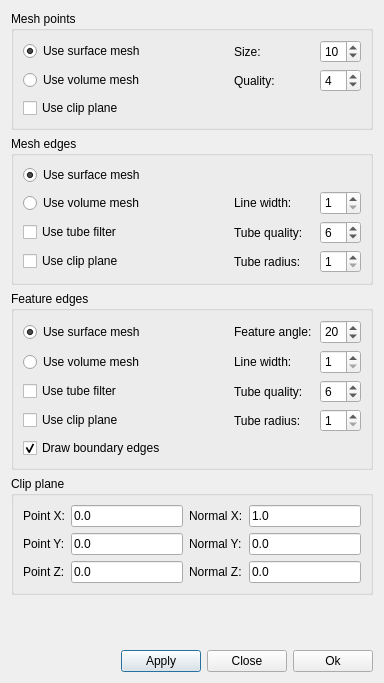
<ui version="4.0" >
 <class>preferencesDialog</class>
 <widget class="QDialog" name="preferencesDialog" >
  <property name="geometry" >
   <rect>
    <x>0</x>
    <y>0</y>
    <width>380</width>
    <height>683</height>
   </rect>
  </property>
  <property name="windowTitle" >
   <string>Preferences</string>
  </property>
  <property name="windowIcon" >
   <iconset resource="../ElmerGUI.qrc" >:/icons/Mesh3D.png</iconset>
  </property>
  <layout class="QVBoxLayout" >
   <item>
    <widget class="QGroupBox" name="meshPointsGroup" >
     <property name="title" >
      <string>Mesh points</string>
     </property>
     <layout class="QVBoxLayout" >
      <item>
       <layout class="QGridLayout" >
        <item row="0" column="0" >
         <widget class="QRadioButton" name="meshPointsSurface" >
          <property name="text" >
           <string>Use surface mesh</string>
          </property>
          <property name="checked" >
           <bool>true</bool>
          </property>
         </widget>
        </item>
        <item row="0" column="2" >
         <widget class="QLabel" name="sizeLabel" >
          <property name="minimumSize" >
           <size>
            <width>80</width>
            <height>0</height>
           </size>
          </property>
          <property name="text" >
           <string>Size:</string>
          </property>
         </widget>
        </item>
        <item row="0" column="3" >
         <widget class="QSpinBox" name="pointSize" >
          <property name="maximumSize" >
           <size>
            <width>16777215</width>
            <height>24</height>
           </size>
          </property>
          <property name="minimum" >
           <number>1</number>
          </property>
          <property name="value" >
           <number>10</number>
          </property>
         </widget>
        </item>
        <item row="1" column="0" >
         <widget class="QRadioButton" name="meshPointsVolume" >
          <property name="text" >
           <string>Use volume mesh</string>
          </property>
         </widget>
        </item>
        <item row="1" column="1" >
         <spacer>
          <property name="orientation" >
           <enum>Qt::Horizontal</enum>
          </property>
          <property name="sizeHint" >
           <size>
            <width>40</width>
            <height>20</height>
           </size>
          </property>
         </spacer>
        </item>
        <item row="1" column="2" >
         <widget class="QLabel" name="qualityLabel" >
          <property name="minimumSize" >
           <size>
            <width>80</width>
            <height>0</height>
           </size>
          </property>
          <property name="text" >
           <string>Quality:</string>
          </property>
         </widget>
        </item>
        <item row="1" column="3" >
         <widget class="QSpinBox" name="pointQuality" >
          <property name="maximumSize" >
           <size>
            <width>16777215</width>
            <height>24</height>
           </size>
          </property>
          <property name="minimum" >
           <number>2</number>
          </property>
          <property name="value" >
           <number>4</number>
          </property>
         </widget>
        </item>
        <item row="2" column="0" >
         <widget class="QCheckBox" name="meshPointsClip" >
          <property name="text" >
           <string>Use clip plane</string>
          </property>
         </widget>
        </item>
       </layout>
      </item>
     </layout>
    </widget>
   </item>
   <item>
    <widget class="QGroupBox" name="meshEdgesGroup" >
     <property name="title" >
      <string>Mesh edges</string>
     </property>
     <layout class="QVBoxLayout" >
      <item>
       <layout class="QGridLayout" >
        <item row="0" column="0" >
         <widget class="QRadioButton" name="meshEdgesSurface" >
          <property name="text" >
           <string>Use surface mesh</string>
          </property>
          <property name="checked" >
           <bool>true</bool>
          </property>
         </widget>
        </item>
        <item row="1" column="0" >
         <widget class="QRadioButton" name="meshEdgesVolume" >
          <property name="text" >
           <string>Use volume mesh</string>
          </property>
         </widget>
        </item>
        <item row="1" column="1" >
         <spacer>
          <property name="orientation" >
           <enum>Qt::Horizontal</enum>
          </property>
          <property name="sizeHint" >
           <size>
            <width>40</width>
            <height>20</height>
           </size>
          </property>
         </spacer>
        </item>
        <item row="1" column="2" >
         <widget class="QLabel" name="meshLineWidthLabel" >
          <property name="minimumSize" >
           <size>
            <width>80</width>
            <height>0</height>
           </size>
          </property>
          <property name="maximumSize" >
           <size>
            <width>90</width>
            <height>16777215</height>
           </size>
          </property>
          <property name="text" >
           <string>Line width:</string>
          </property>
         </widget>
        </item>
        <item row="1" column="3" >
         <widget class="QSpinBox" name="meshLineWidth" >
          <property name="minimumSize" >
           <size>
            <width>0</width>
            <height>24</height>
           </size>
          </property>
          <property name="maximumSize" >
           <size>
            <width>70</width>
            <height>24</height>
           </size>
          </property>
          <property name="minimum" >
           <number>1</number>
          </property>
         </widget>
        </item>
        <item row="2" column="0" >
         <widget class="QCheckBox" name="meshEdgeTubes" >
          <property name="text" >
           <string>Use tube filter</string>
          </property>
         </widget>
        </item>
        <item row="2" column="2" >
         <widget class="QLabel" name="meshEdgeTubeQualityLabel" >
          <property name="text" >
           <string>Tube quality:</string>
          </property>
         </widget>
        </item>
        <item row="2" column="3" >
         <widget class="QSpinBox" name="meshEdgeTubeQuality" >
          <property name="maximumSize" >
           <size>
            <width>16777215</width>
            <height>24</height>
           </size>
          </property>
          <property name="minimum" >
           <number>3</number>
          </property>
          <property name="value" >
           <number>6</number>
          </property>
         </widget>
        </item>
        <item row="3" column="2" >
         <widget class="QLabel" name="meshEdgeTubeRadiusLabel" >
          <property name="text" >
           <string>Tube radius:</string>
          </property>
         </widget>
        </item>
        <item row="3" column="3" >
         <widget class="QSpinBox" name="meshEdgeTubeRadius" >
          <property name="maximumSize" >
           <size>
            <width>16777215</width>
            <height>24</height>
           </size>
          </property>
          <property name="minimum" >
           <number>1</number>
          </property>
         </widget>
        </item>
        <item row="3" column="0" >
         <widget class="QCheckBox" name="meshEdgesClip" >
          <property name="text" >
           <string>Use clip plane</string>
          </property>
         </widget>
        </item>
       </layout>
      </item>
     </layout>
    </widget>
   </item>
   <item>
    <widget class="QGroupBox" name="featureGroup" >
     <property name="title" >
      <string>Feature edges</string>
     </property>
     <layout class="QVBoxLayout" >
      <item>
       <layout class="QGridLayout" >
        <item row="0" column="0" >
         <widget class="QRadioButton" name="surfaceRButton" >
          <property name="text" >
           <string>Use surface mesh</string>
          </property>
          <property name="checked" >
           <bool>true</bool>
          </property>
         </widget>
        </item>
        <item row="0" column="2" >
         <widget class="QLabel" name="angleLabel" >
          <property name="minimumSize" >
           <size>
            <width>80</width>
            <height>0</height>
           </size>
          </property>
          <property name="maximumSize" >
           <size>
            <width>90</width>
            <height>16777215</height>
           </size>
          </property>
          <property name="text" >
           <string>Feature angle:</string>
          </property>
         </widget>
        </item>
        <item row="0" column="3" >
         <widget class="QSpinBox" name="angleSpin" >
          <property name="minimumSize" >
           <size>
            <width>0</width>
            <height>24</height>
           </size>
          </property>
          <property name="maximumSize" >
           <size>
            <width>70</width>
            <height>24</height>
           </size>
          </property>
          <property name="minimum" >
           <number>0</number>
          </property>
          <property name="maximum" >
           <number>90</number>
          </property>
          <property name="value" >
           <number>20</number>
          </property>
         </widget>
        </item>
        <item row="1" column="0" >
         <widget class="QRadioButton" name="volumeRButton" >
          <property name="text" >
           <string>Use volume mesh</string>
          </property>
         </widget>
        </item>
        <item row="1" column="2" >
         <widget class="QLabel" name="lineWidthLabel_2" >
          <property name="minimumSize" >
           <size>
            <width>80</width>
            <height>0</height>
           </size>
          </property>
          <property name="maximumSize" >
           <size>
            <width>90</width>
            <height>16777215</height>
           </size>
          </property>
          <property name="text" >
           <string>Line width:</string>
          </property>
         </widget>
        </item>
        <item row="1" column="3" >
         <widget class="QSpinBox" name="lineWidthSpin" >
          <property name="minimumSize" >
           <size>
            <width>0</width>
            <height>24</height>
           </size>
          </property>
          <property name="maximumSize" >
           <size>
            <width>70</width>
            <height>24</height>
           </size>
          </property>
          <property name="minimum" >
           <number>1</number>
          </property>
         </widget>
        </item>
        <item row="2" column="0" >
         <widget class="QCheckBox" name="featureEdgeTubes" >
          <property name="text" >
           <string>Use tube filter</string>
          </property>
         </widget>
        </item>
        <item row="2" column="2" >
         <widget class="QLabel" name="tubeQualityLabel" >
          <property name="text" >
           <string>Tube quality:</string>
          </property>
         </widget>
        </item>
        <item row="2" column="3" >
         <widget class="QSpinBox" name="featureEdgeTubeQuality" >
          <property name="maximumSize" >
           <size>
            <width>16777215</width>
            <height>24</height>
           </size>
          </property>
          <property name="minimum" >
           <number>3</number>
          </property>
          <property name="value" >
           <number>6</number>
          </property>
         </widget>
        </item>
        <item row="3" column="0" >
         <widget class="QCheckBox" name="featureEdgesClip" >
          <property name="text" >
           <string>Use clip plane</string>
          </property>
         </widget>
        </item>
        <item row="3" column="2" >
         <widget class="QLabel" name="tubeRadiusLabel" >
          <property name="text" >
           <string>Tube radius:</string>
          </property>
         </widget>
        </item>
        <item row="3" column="3" >
         <widget class="QSpinBox" name="featureEdgeTubeRadius" >
          <property name="maximumSize" >
           <size>
            <width>16777215</width>
            <height>24</height>
           </size>
          </property>
          <property name="minimum" >
           <number>1</number>
          </property>
         </widget>
        </item>
        <item row="4" column="0" >
         <widget class="QCheckBox" name="drawBoundaryEdges" >
          <property name="text" >
           <string>Draw boundary edges</string>
          </property>
          <property name="checked" >
           <bool>true</bool>
          </property>
         </widget>
        </item>
        <item row="0" column="1" >
         <spacer>
          <property name="orientation" >
           <enum>Qt::Horizontal</enum>
          </property>
          <property name="sizeHint" >
           <size>
            <width>40</width>
            <height>20</height>
           </size>
          </property>
         </spacer>
        </item>
       </layout>
      </item>
     </layout>
    </widget>
   </item>
   <item>
    <widget class="QGroupBox" name="clipPlaneGroup" >
     <property name="title" >
      <string>Clip plane</string>
     </property>
     <layout class="QVBoxLayout" >
      <item>
       <layout class="QGridLayout" >
        <item row="0" column="0" >
         <widget class="QLabel" name="labelClipPX" >
          <property name="text" >
           <string>Point X:</string>
          </property>
         </widget>
        </item>
        <item row="0" column="1" >
         <widget class="QLineEdit" name="clipPointX" >
          <property name="maximumSize" >
           <size>
            <width>16777215</width>
            <height>24</height>
           </size>
          </property>
          <property name="text" >
           <string>0.0</string>
          </property>
         </widget>
        </item>
        <item row="0" column="2" >
         <widget class="QLabel" name="labelClipNX" >
          <property name="text" >
           <string>Normal X:</string>
          </property>
         </widget>
        </item>
        <item row="0" column="3" >
         <widget class="QLineEdit" name="clipNormalX" >
          <property name="maximumSize" >
           <size>
            <width>16777215</width>
            <height>24</height>
           </size>
          </property>
          <property name="text" >
           <string>1.0</string>
          </property>
         </widget>
        </item>
        <item row="1" column="0" >
         <widget class="QLabel" name="labelClipPY" >
          <property name="text" >
           <string>Point Y:</string>
          </property>
         </widget>
        </item>
        <item row="1" column="1" >
         <widget class="QLineEdit" name="clipPointY" >
          <property name="maximumSize" >
           <size>
            <width>16777215</width>
            <height>24</height>
           </size>
          </property>
          <property name="text" >
           <string>0.0</string>
          </property>
         </widget>
        </item>
        <item row="1" column="2" >
         <widget class="QLabel" name="labelClipNY" >
          <property name="text" >
           <string>Normal Y:</string>
          </property>
         </widget>
        </item>
        <item row="1" column="3" >
         <widget class="QLineEdit" name="clipNormalY" >
          <property name="maximumSize" >
           <size>
            <width>16777215</width>
            <height>24</height>
           </size>
          </property>
          <property name="text" >
           <string>0.0</string>
          </property>
         </widget>
        </item>
        <item row="2" column="0" >
         <widget class="QLabel" name="labelClipPZ" >
          <property name="text" >
           <string>Point Z:</string>
          </property>
         </widget>
        </item>
        <item row="2" column="1" >
         <widget class="QLineEdit" name="clipPointZ" >
          <property name="maximumSize" >
           <size>
            <width>16777215</width>
            <height>24</height>
           </size>
          </property>
          <property name="text" >
           <string>0.0</string>
          </property>
         </widget>
        </item>
        <item row="2" column="2" >
         <widget class="QLabel" name="labelClipNZ" >
          <property name="text" >
           <string>Normal Z:</string>
          </property>
         </widget>
        </item>
        <item row="2" column="3" >
         <widget class="QLineEdit" name="clipNormalZ" >
          <property name="maximumSize" >
           <size>
            <width>16777215</width>
            <height>24</height>
           </size>
          </property>
          <property name="text" >
           <string>0.0</string>
          </property>
         </widget>
        </item>
       </layout>
      </item>
     </layout>
    </widget>
   </item>
   <item>
    <spacer>
     <property name="orientation" >
      <enum>Qt::Vertical</enum>
     </property>
     <property name="sizeHint" >
      <size>
       <width>362</width>
       <height>16</height>
      </size>
     </property>
    </spacer>
   </item>
   <item>
    <layout class="QHBoxLayout" >
     <item>
      <spacer>
       <property name="orientation" >
        <enum>Qt::Horizontal</enum>
       </property>
       <property name="sizeHint" >
        <size>
         <width>40</width>
         <height>20</height>
        </size>
       </property>
      </spacer>
     </item>
     <item>
      <widget class="QPushButton" name="applyButton" >
       <property name="text" >
        <string>Apply</string>
       </property>
      </widget>
     </item>
     <item>
      <widget class="QPushButton" name="cancelButton" >
       <property name="text" >
        <string>Close</string>
       </property>
       <property name="icon" >
        <iconset resource="../ElmerGUI.qrc" >:/icons/dialog-close.png</iconset>
       </property>
      </widget>
     </item>
     <item>
      <widget class="QPushButton" name="okButton" >
       <property name="text" >
        <string>Ok</string>
       </property>
       <property name="icon" >
        <iconset resource="../ElmerGUI.qrc" >:/icons/dialog-ok-apply.png</iconset>
       </property>
      </widget>
     </item>
    </layout>
   </item>
  </layout>
 </widget>
 <resources>
  <include location="../ElmerGUI.qrc" />
 </resources>
 <connections/>
</ui>
